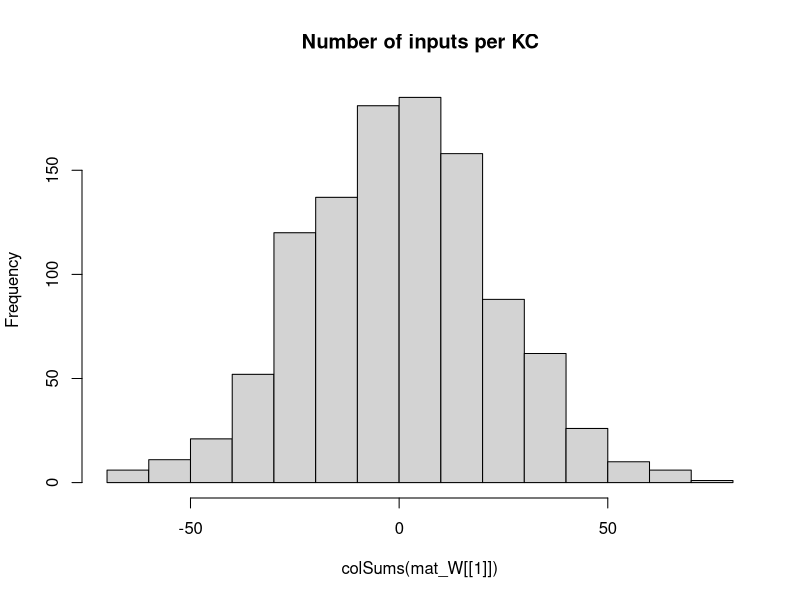

Write R code to recreate this figure. (Note: this script raises an error after producing the figure.)
## Development Code for Willsaw NN image recognition of zfish larva
## KL 2021
## I will implement a MB random kernel NN as in my Ant Navigation paper 
## This Files Trains the weights of  2 Layer Net : Random Expansion Feature Layer (Random Kernel Trick) -> Perceptron Output neuron 
## The connections in L1 Random Sparse Net are data independent, while L2 wights are trained via +ve larva head template samples to filter patterns that look like larva
## The input images are labeled as Fish and non fish according to the folder they are placed.
# Output is saved as pgm images which are then loaded by tracker software so as to implemend the simple classifier net implemended here 

library("pixmap")
library("yaml")



## Initialize the random Weight vector of an L1 (KC) neuron  
init_random_W3 <- function(m, p){
  m <- rnorm(NROW(m),0.0,sd=1) ## larger SD sizes make learning divergent ///#runif(NROW(m))/(10*NROW(m)) ##Weak Synapses
  return (m)
}


## Initialize the random Weight vector of an L1 (KC) neuron  
init_random_W2 <- function(m, p){
  # Draw random Number N of Sampled Inputs From Binomial
  #n <- rbinom(1,length(m),p)
  ## Set N random synapses as inputs to KC
  #idx <- sample(1:length(m),n)
  m <- rnorm(NROW(m),0,sd=1) ## larger SD sizes make learning divergent ///#runif(NROW(m))/(10*NROW(m)) ##Weak Synapses
  ## Likely Stronger Subset
  #m[idx] <- 1#/length(m) #runif(n)/(10*length(m)) #1/NROW(m)
  #print(length(m))
  return (m)
}


## Initialiaze the random Weight vector of an L1 (KC) neuron  
init_sparse_W <- function(m,p){
  # Draw random Number N of Sampled Inputs From Binomial
  n <- rbinom(1,length(m),p)
  ## Set N random synapses as inputs to KC
  idx <- sample(1:length(m),n)
  #m <- runif(NROW(m))/(1000000*NROW(m)) ##Weak Synapses
  ## Likely Stronger Subset
  m[idx] <- 1#/length(m) #runif(n)/(10*length(m)) #1/NROW(m)
  #print(length(m))
  return (m)
}


## Sigmoid//logistic Transfer Function
N_transfer <- function(activation)
{
  return (1/(1 + exp(-activation) ))
}


## Derivative Sigmoid/logistic Transfer Function
N_transfer_D <- function(activation)
{
  return (N_transfer(activation)*(1-N_transfer(activation)) )
}

## Neural Actvation for a layer with Weitgh Matrix W and Input matrix of col vectors -
#  vector of Biases B - This is to a matrix to operate overall all input activations over Inputs in order 
N_activation <- function(X,W,B)
{
  ## If more Than Half input units (based on Avg inputs) is active - then activate KC
  
  #  if ( sum(X) > KC_THRES )
  #    return (1)
  # else
  mat_B <- matrix(B,ncol=ncol(X),nrow=length(B) )
  ## Bias is just another W attached to a fixed Input 1
  return (W%*%X + mat_B)
}

## Copies A Smaller Matrix To the Middle of a larger one - (Pasting Image on larger canvas)
matrix_paste <- function(src,target)
{
  x_offset <- round((ncol(target)- ncol(src))/2 )
  y_offset <- round((nrow(target)- nrow(src))/2 )
  target[ (1+y_offset):(y_offset+nrow(src)),(1+x_offset):(x_offset+ncol(src))] <-src
  return(target)
}


sparse_binarize <- function(X,INPUT_SPARSENESS)
{
  ## Binarize Input Image / Set Sparsensess ##
  pxsparse = 1.0
  thres_bin = mean(X)
  max_iter = 100
  
  while (pxsparse > INPUT_SPARSENESS & max_iter > 0)
  {
    X_bin <-  as.numeric(X > thres_bin)
    pxsparse <- sum(as.numeric(X_bin[X_bin > 0]))/length(X_bin)
    thres_bin = thres_bin + 0.01;
    max_iter = max_iter + 1
  }
  
  
  ##message("Input Sparseness:",pxsparse)
  
  return(X_bin)
}




makeInputMatrix <- function(img_list,inmat_W)
{
  
  ## TRAIN /TEST ##
  img_list <- img_list[,1]
 
  
  
  ## Matrix Of  image Input Vectors  
  mat_X = matrix(0,nrow=ncol(inmat_W[[1]]),ncol=length(img_list) )
  fileidx <- 0
  for (in_img in img_list)
  {
    fileidx= fileidx + 1
    
    imgT <- read.pnm(as.character(in_img) )
    mat_img <- getChannels(imgT)  ## Converted 0..1 real
    X <- as.vector(mat_img)
    ### Add Fixed input 1 - To operate As Adjustable Bias for each input   
    ##X[length(X)] <- 1 # c(as.vector(mat_img),1)
    
    ##message(in_img," Input Dim:", dim(mat_img)[1],"x",dim(mat_img)[2],"=",dim(mat_img)[2]*dim(mat_img)[1])
    
    if (length(X) > n_top_px)
    {
      warning("input sample too big - skipping")
      next
    }
    
    ## If Loaded image is Smaller than INput - Then Resize (paste into) larger Matrix to fit
    if (length(X) < n_top_px)
    {
      ##message("input sample Smaller than Canvas - pasting")
      mat_t <- matrix(0,nrow=img_dim[1],ncol=img_dim[2])
      mat_img <- matrix_paste(mat_img,mat_t)
      ##message("Converted  Dim:", dim(mat_img)[1],"x",dim(mat_img)[2],"=",dim(mat_img)[2]*dim(mat_img)[1])
    }
    
    ##mypic = new("pixmapGrey", size=dim(mat_img),grey = mat_img);plot(mypic)
    ## Convert to Col Vector
    ##X <- sparse_binarize(as.vector(mat_img),INPUT_SPARSENESS)
    X <- as.vector(mat_img)
    
    dim(X) <- c(length(X),1) ## Make into Col Vector
    
    if (length(X) > n_top_px)
    {
      warning(in_img,"Image Too large. Skipping")
      next
    }
    
    stopifnot(length(mat_X[,fileidx]) ==length(X) ) 
    mat_X[,fileidx] <- X # Save In Vector to MAtrix
    
  }## Load All Input Vectors Into Matrix X
  
  return(mat_X)
} ##Make INput List



### EXPORT MAtrix to YAML for !!opencv-matrix##
matrixToYamlForOpenCV <- function(mat)
{
  ##!!opencv-matrix
  strHeader <- "!!opencv-matrix\n rows: %d\n cols: %d\n dt: f\n data:["
  ## Matrix Will Be saved Transposed Because Data serial Reading Order is by row in OpenCV while Here Serialization is By Column
  strHeader <- sprintf(strHeader,nrow(mat),ncol(mat))
  strData = ""
  lineWidth = 100#min(100,length(mat))
  
  ## COMMENTED OUT AS SUDDENLY as.yaml started adding new Lines in data automatically - The following routine does this manually
  # ##Long Strings Need to be broken by New Lines otherwise OPENCV FIle Storage FAils
  # if (length(mat) > lineWidth){
  #   fcon<- tempfile("matrixYaml")
  #   
  #   ## Need to export To TEMP file as string Concat Is too SLOW
  #   for (i in seq(1,length(mat),lineWidth) ){
  #     write(mat[i:min(i+lineWidth-1,length(mat)-1)], file = fcon,ncolumns = 100, append = TRUE, sep = ", ")
  #     ##cat(",",file = fcon, append = TRUE,fill=FALSE)
  #     #strData = paste0(strData, toString(mat[i:min(i+lineWidth,length(mat))],"\n",width=0))
  #   }
  #   ## Join  All Lines Back INto One String - With Newlines and Commas and Intendation
  #   #strData = noquote()
  #   strData = noquote(paste0(
  #                     readLines(con = fcon, n = -1L, ok = TRUE, warn = TRUE, skipNul = FALSE, encoding = "UTF-8"),
  #                            collapse=",\n         ")) ##
  #   #class(strData) <- "verbatim"
  # }else
    
  ## Need to TransposeBecause Data serial Reading Order is by row in OpenCV while Here Serialization is By Column
  strData = toString(t(mat))
  
  
  strRet=  noquote(paste0(strHeader,strData,"]")) 
  
  
  ##Character vectors that have a class of ‘verbatim’ will not be quoted in the output YAML 
  class(strRet) <- "verbatim"
  ##class(strRet) <- "verbatim"
  #write(strRet,file = fcon)  
  return(noquote(strRet) )
}




## Process 2 Layer Network - Return Last Node Output produced for each input image
## Note : Input Layer Is Simplified - No activation function needed or Bias - Input image intentities are taken as activations
## Target_output is vector of desired output for each output Neuron these I chose to be L2_1=1 (Fish) L2_2=1 (Non Fish)
net_proc_images_batch <- function(mat_X,inmat_W,inLayer_Bias,mat_Y,learningRate = 0.0)  
{
  
  L_X     <- list() ## Output Of Layer k
  L_A     <- list() ## Activation of  Layer k
  L_delta <- list()  ## Delta is the "cost attributable to (the value of) that node". 
  L2_out <- list()
  
  scaledEta = learningRate/ ncol(mat_X)
  outError = 0 #'Mean Sq Error Of File Batch'

    ##Input Layer Is Simplified - No activation function needed or Bias - Input image intentities are taken as activations
    ## Due to R hell with numbers ecoming Factors I need to do this tricl
    
    ##Target_output <- mat_Y[fileidx,] 
     
    ## Forward Propagation ##
    ##mat_X[1,] = 1 ## Add COnst Input so W_i operates as a Bias IxW 
   ##  matrix of output Col vectors correspond to output
    for (l in 1:(N_Layers+1) )
    {
      if (l == 1) ## 1st Layer is INput 
      {
        ##Activation 
        L_A[[1]] <- mat_X
        L_X[[1]] <- mat_X##N_transfer(X-0.5)
        
      }else
      {
        #L_X[[l-1]][1,] = 1 ##No Need - Removed for TEST/ Add COnst Input so W_i operates as a Bias IxW
        ## Idx k for Bias and W are advanced +1 - 
        L_A[[l]] <- N_activation(L_X[[l-1]], inmat_W[[l-1]], inLayer_Bias[[l-1]] )
        
        L_X[[l]] <- N_transfer( L_A[[l]])
        
      }
    }
    MSQError =  sum(((mat_Y) - L_X[[N_Layers+1]] )^2)/ ncol(mat_X)

    ## Note Indexes L_X and mat/biases are off by one because LX_1 is considerened an input layer, while neural layer is l=2
    
    ### Back Propagation ###
    for (l in (N_Layers):1 )
    {
      ##On Output Layer
      if (l == (N_Layers))
      {
        ## Element Wise Product (hadamart Product)   // SIGMOID * COST_Derivative ( squared error cost function wrt activations)
        L_delta[[l]] <- ( N_transfer_D( L_X[[l+1]] )   * (L_X[[l+1]] - mat_Y)) ##*N_transfer_D(L_X[[l]])
      }else{
        #L_delta[[l]] <- L_delta[[l+1]] %*% t(mat_W[[l]])*N_transfer_D(L_X[[l]])
        L_delta[[l]] <-   t(t(L_delta[[l+1]]) %*%(inmat_W[[l+1]])*t(N_transfer_D( L_X[[l+1]] )))    ## %*% t(N_transfer_D(L_X[[l-1]]) )
      }
      
      dE <- (L_delta[[l]])%*%t(L_X[[l]])  ##Instead of L_A[
      dW <- (scaledEta)*dE 
      ##Add average change over batch samples
      inmat_W[[l]] <- inmat_W[[l]] -  dW ##length(img_list)

      ## Error Non-Conform
      inLayer_Bias[[l]] <- inLayer_Bias[[l]] - rowSums( scaledEta*(L_delta[[l]]) )  
      ##if (l==1)
      ##  hist(dW)
    }
    
    #hist(Layer_Bias[[1]])
    #if (fileidx %% 10 == 0)  
    #  hist(inmat_W[[1]], main="After")
    
    
    ## Forward Propagation ## 
    # L1 <- N_transfer(N_activation(mat_X, inmat_W[[1]],inmat_B[[1]]  ) ) ## v_Layer_Bias[i] matrix(rep(,nrow(mat_X)),nrow=nrow(mat_X) )  
    # ## L2 matrix of output Col vectors correspond 
    # L2 <-  N_transfer(N_activation(L1,inmat_W[[2]] ,  inmat_B[[2]] )  )  
    # 
    # MSQError =  sum(((mat_Y) - L2 )^2)/ ncol(mat_X)
    # 
    ## Forward Propagation ##
    ##  matrix of output Col vectors correspond to output
    for (l in 1:(N_Layers+1) )
    {
      if (l == 1) ## 1st Layer is INput 
      {
        ##Activation 
        L_A[[1]] <- mat_X
        L_X[[1]] <- mat_X ##N_transfer(X-0.5)
        
      }else
      {
        L_A[[l]] <- N_activation(L_X[[l-1]], inmat_W[[l-1]], inLayer_Bias[[l-1]] )
        stopifnot(!any(is.nan( L_A[[l]]))) ##Check LAST W update did not cause NAN
        L_X[[l]] <- N_transfer( L_A[[l]])
        stopifnot(!any(is.nan(L_X[[l]]))) ##Check For NAN
      }
    }
    MSQError =  sum(((mat_Y) - L_X[[N_Layers+1]] )^2)/ ncol(mat_X)
    
    
    
    
    ##message("Recognition Output for Img ",in_img," is F:",L_X[[3]][1]," non-F:",L_X[[3]][2]," Active KC:",L2_out[[fileidx]]$KC_active/N_KC )
    #dim(X) = img_dim##dim(mat_img)
    
    
    #image(X_bin)
    #title(main = paste(in_img,strRes," R:",L2_Neurons_out[1]-L2_Neurons_out[2]), font.main = 4)
  
  
  lout <- list(X=mat_X,
               W=inmat_W,
               B=inLayer_Bias,
               output= L_X[[N_Layers+1]],
               outputActivation= L_A[[N_Layers+1]],
               Target=mat_Y,
               #out=data.frame( do.call(rbind,L2_out ) ),
               MSQError=MSQError )
  
  #MSQError =  sum(((mat_Y) - L2)^2)/nrow(mat_X)
  
  return(lout  )
}



img_dim <- c(38,28)

dInitialLearningRate    <- dLearningRate <- 0.0001
n_top_px <- img_dim[2]*img_dim[1]
N_KC = round(n_top_px*5) ## Number of Kenyon Cells (Input layer High Dim Coding)
#N_SYN_per_KC <- 50 NOT USED  #ONLY FOR L1-2  n_top_px/500 ## Number of pic Features each KC neuron Codes for
#KC_THRES <- N_SYN_per_KC*0.25 ## Number of INput that need to be active for KC to fire/Activate
#v_Layer_N2 <- c(n_top_px, N_KC, 2)
###THESE SETTINGS L=5 (500,300,100,20, 2) WORKED WITH eta=10e-4
v_Layer_N <- c(n_top_px, 500,300,100,20, 2) ##number of Units per layer (assume fully connected with Normal Dist of Strength)
N_Layers <- length(v_Layer_N)-1
#v_Layer_CON <- c(N_SYN_per_KC/n_top_px,)
Layer_Bias <- list() ## Number of INput that need to be active for Neuron to fire/Activate
INPUT_SPARSENESS = 0.25


batchSize = 222 # Number of Training IMages for Each Learning Episode (which will define error graident )
Nbatches = 1500 ## Number of random batchs (of size batchSize) to repeat training over
trainingN = 100 ## Training Cycles For Each Batch



mat_W <<- list() # List Of Weight Matrices

## Make Sparse Random Synaptic Weight matrix Selecting Inputs for each KC
for (k in 1:N_Layers)
{
  mat_W[[k]] <- matrix(0,ncol=v_Layer_N[k],nrow=v_Layer_N[k+1])
  ## Init Random
  if (k==1)
    mat_W[[k]] <-t(apply(mat_W[[k]],1,init_random_W2,0)) ## ##t(apply(mat_W[[k]],1,init_sparse_W,N_SYN_per_KC/n_top_px)) ##
  
  if (k==2)
    mat_W[[k]] <- t(apply(mat_W[[k]],1,init_random_W2,0)) ##
  
  if (k>=3)
    mat_W[[k]] <- t(apply(mat_W[[k]],1,init_random_W3,0)) ##
  
    
  Layer_Bias[[k]] <- matrix(1,ncol=1,nrow=v_Layer_N[k+1] )  #rep(1,) ## Initialiaze Neural Biases
}

#hist(mat_W[[3]])
hist(colSums(mat_W[[1]]),main="Number of inputs per KC")

##Layer 2 (Output Perceptron)
#L2_Neurons <<- 2

### RUN BATCH TRAINING ###
## Apply Input Image ##
## list training files 
setwd("/home/kostasl/workspace/zebrafishtrack/Rplots")
sPathTrainingSamples="../img/trainset/fish"
sPathTrainingSamplesB="../img/trainset/fish_B"
sPathTrainingSamples_small="../img/trainset/fish_camA"
sPathTrainingNonSamples="../img/trainset/nonfish/"
sPathTrainingNonSamplesB="../img/trainset/nonfish_B/"
sPathTestingSamplesFish="../img/fish/"
sPathTestingSamplesNonFish="../img/nonfish/"


#load(file="fishNetL3.RData")
#load(file=paste0("fishNetL",5,"-B.RData"))

img_list_train_fish =  cbind(files=list.files(path=sPathTrainingSamples,pattern="*pgm",full.names = T),F=1,NF=0)
img_list_train_fishB =  cbind(files=list.files(path=sPathTrainingSamplesB,pattern="*pgm",full.names = T),F=1,NF=0)
img_list_train_fish_camA =  cbind(files=list.files(path=sPathTrainingSamples_small,pattern="*pgm",full.names = T),F=1,NF=0) 
img_list_test_fish = cbind(files=list.files(path=sPathTestingSamplesFish,pattern="*pgm",full.names = T),F=1,NF=0)
img_list_train_nonfish =   cbind(files=list.files(path=sPathTrainingNonSamples,pattern="*pgm",full.names = T),F=0,NF=1)
img_list_train_nonfishB =   cbind(files=list.files(path=sPathTrainingNonSamplesB,pattern="*pgm",full.names = T),F=0,NF=1)
img_list_test_nonfish =  cbind(files=list.files(path=sPathTestingSamplesNonFish,pattern="*pgm",full.names = T),F=0,NF=1)

## A Small Sample set for Testing the Algorithm Discrimiation between X and 1 
img_list_train_ones <-  cbind(files=list.files(path="../img/trainset/ones/",pattern="*pgm",full.names = T),F=1,NF=0)
img_list_train_X <-  cbind(files=list.files(path="../img/trainset/X/",pattern="*pgm",full.names = T),F=0,NF=1)

img_list_debug_f <-  cbind(files=list.files(path="../img/debug/fish/",pattern="*pgm",full.names = T),F=1,NF=0)
img_list_debug_nf <-  cbind(files=list.files(path="../img/debug/nonfish/",pattern="*pgm",full.names = T),F=0,NF=1)


img_list_all <- rbind.data.frame(img_list_train_fish,
                                 img_list_train_fishB,
                                 img_list_train_fish_camA,
                                 img_list_test_fish,
                                 img_list_train_nonfish,
                                 img_list_train_nonfishB,
                                 img_list_test_nonfish,stringsAsFactors = FALSE) #
#img_list_train <- rbind.data.frame(img_list_train_fish,img_list_test_fish,img_list_train_nonfish,img_list_train_nonfish,stringsAsFactors = FALSE)
#img_list_test=  list.files(path=sPathTestingSamples,pattern="*pgm",full.names = T) Samples ##


img_list_train <- rbind.data.frame(img_list_train_fish,
                                   img_list_train_fishB,
                                   img_list_train_fish_camA,
                                   img_list_train_nonfish,
                                   img_list_train_nonfishB, stringsAsFactors = FALSE) #
#img_list_train <- rbind.data.frame(img_list_train_ones,img_list_train_X)
#img_list_all <- rbind.data.frame(img_list_train_fish,stringsAsFactors = FALSE)
#img_list_train <-  rbind.data.frame(img_list_debug_f,img_list_debug_nf)


lFitError <- list()
dfitRecord <- data.frame()

vTrainingError <- vector()
## Subset INput LIst Into Batches
rIdx = 1

### Start Main FishNet TRAINING LOOP ###
for (b in 1:Nbatches)
{
  ##Make Matrix -For All net inputs
  ## Balance Random Batch Sample Equally between Classes  ##
  img_list_suffled <- img_list_train[sample(1:nrow(img_list_train)),] #rbind.data.frame((img_list_train[img_list_train$F == 1,])[sample(1:(batchSize/2)),] , (img_list_train[img_list_train$NF == 1,])[sample(1:(batchSize/2)),] )
  ##Select Subset Batch
  img_list_suffled <- head(img_list_suffled,batchSize)
  
  mat_X <- makeInputMatrix(img_list_suffled,mat_W)
  
  label_list <-cbind.data.frame(F=(img_list_suffled[,2]),NF=(img_list_suffled[,3]) )##Target output/labels
  mat_Y <- t(apply(as.matrix(label_list),2,strtoi))  

  message("~~~~ Learning Rate: ",dLearningRate)

  
  for (i in 1:trainingN)
  {  
    
    #dLearningRate    <- dInitialLearningRate/i
    
    
    # TRAIN On Fish 
    dnetout <- net_proc_images_batch(mat_X, mat_W, Layer_Bias, mat_Y, dLearningRate )
    mat_W   <<- dnetout$W
    mat_B   <<- dnetout$B

    #message(fileidx,". MSQERR:",MSQError,"  ", L2_out[[fileidx]]$L2_F, "-", L2_out[[fileidx]]$L2_NF, " ERR: ", L2_out[[fileidx]]$Err ," ",in_img)
    ## Evaluate Fraction Correct - Check If Fish Out Neuron Is Maximum - Compare to Target Vector 
    vclassOut <- apply(dnetout$output,2,function(x){ if(which(x== max(x) )==2) return(0) else return(1) })
    fractCorrect <- sum(dnetout$Target[1,] == vclassOut)/length(vclassOut)
    
    message(rIdx,". MSQERR:",dnetout$MSQError,", % Correct: ",fractCorrect)
  

    vTrainingError[rIdx] = dnetout$MSQError  #plot(unlist(dnetout$out$MSERR),main=paste(i,"Mean SQ Err"))
    rIdx = rIdx +1
    
    plot(vTrainingError,ylim=c(0.00001,1),type="l",log="y") #ylim=c(0,1)xlim=c(0,trainingN*Nbatches)
    
  }## Repeated Training On Batch 
  
  ##Mark End Of Batch
  points(length(vTrainingError),tail(vTrainingError,1),ylim=c(0.00001,1),type="p",log="y") #ylim=c(0,1)xlim=c(0,trainingN*Nbatches)
} ## Different Batch Suffles  

save.image(file=paste0("fishNetL",N_Layers,"-C.RData"))

plot(c) #ylim=c(0,1)





### VALIDATE Calc Final Performance ###

##Select Subset Batch
img_list_suffled <-rbind.data.frame(img_list_debug_f,img_list_debug_nf)## img_list_train_nonfish#img_list_all[sample(1:nrow(img_list_all),50 ),] #img_list_test_nonfish #img_list_test_nonfish # ##img_list_all[sample(1:nrow(img_list_all),100 ),]# 
mat_X <- makeInputMatrix(img_list_suffled,mat_W)
label_list <-cbind.data.frame(F=(img_list_suffled[,2]),NF=(img_list_suffled[,3]) )##Target output/labels
mat_Y <- t(apply(as.matrix(label_list),2,strtoi))
# 
# ## TODO : Move this in Funct - Use One MAtrix For Net -Matrix Of Biases
# mat_B <- list()
# for (k in 1:N_Layers)
#   mat_B[[k]] <- matrix(Layer_Bias[[k]],ncol=ncol(mat_X),nrow=length(Layer_Bias[[k]]) )


dLearningRate    <- 0.0
# TRAIN On Fish 
#for (i in 1:1000)
#{
  dnetoutV <- net_proc_images_batch(mat_X, mat_W, Layer_Bias, mat_Y, dLearningRate )
  mat_W <-      dnetoutV$W
  Layer_Bias <- dnetoutV$B
  vclassOut <- apply(dnetoutV$output,2,function(x){ if(which(x== max(x) )==2) return(0) else return(1) })
  fractCorrect <- sum(dnetoutV$Target[1,] == vclassOut)/length(vclassOut)
  
  message("~~~~~~~~~ Validation. MSQERR:",dnetoutV$MSQError,", % Correct: ",fractCorrect," ~~~~~~~~~~~~~")
#}

  
hist(dnetoutV$Target - N_transfer( dnetoutV$output) )




## FOR EXPORT MATRICES TO YAML SO THEY CAN BE LOADED INTO TRACKER  ##
fishNet <- list(NLayer=length(dnetout$W))
for (l in 1:fishNet$NLayer)
{
  fishNet[[paste0("LW",as.character(l))]] = dnetout$W[[l]]
  fishNet[[paste0("LB",as.character(l))]] = dnetout$B[[l]]
  attr(fishNet[[paste0("LW",as.character(l))]], "tag") <- "!!opencv-matrix" ##Adding tags Also Change The Header to Verbatim, which does not work in OPENCV
  attr(fishNet[[paste0("LB",as.character(l))]], "tag") <- "!!opencv-matrix" ##Adding tags Also Change The Header to Verbatim, which does not work in OPENCV
}



#fishNet <- list(LW1=Layer_Bias[[2]]
#)
## EXPORT TO YAML FOR OPENCV - Custom/hacked exporter routine specific to OPENCV
  filename <- "fishNet.yml"
  con <- file(filename, "w")
  message("Exporting to YAML-Wait for it , this may take a while...")
  write("%YAML:1.0",con) ##Header Is necessary For OPENCV 
  ## Indentation Needs to be 3
  str_yaml<- noquote(as.yaml(fishNet, handlers=list(matrix=matrixToYamlForOpenCV), line.sep="\n",indent=3,unicode=F))
  #  CLEAN UP String FRom Escape Chars
  ## the Var Type tag !!opencv-matrix needs to be on same line as vairable Name - For OpenCV file store - FIX
  str_yaml <- gsub("\n  !!opencv-matrix","!!opencv-matrix",str_yaml,fixed = T)
  str_yaml <- gsub("\\n","\n",str_yaml,fixed = T)## Remove Escaped NewLines
  str_yaml <- gsub("\"","",str_yaml,fixed = T)#Remove Quates

  write(noquote(str_yaml),con,append=TRUE) ##Header Is necessary For OPENCV 
  close(con)





  
  
  
  
  
  
  
  ############## 


  
  
